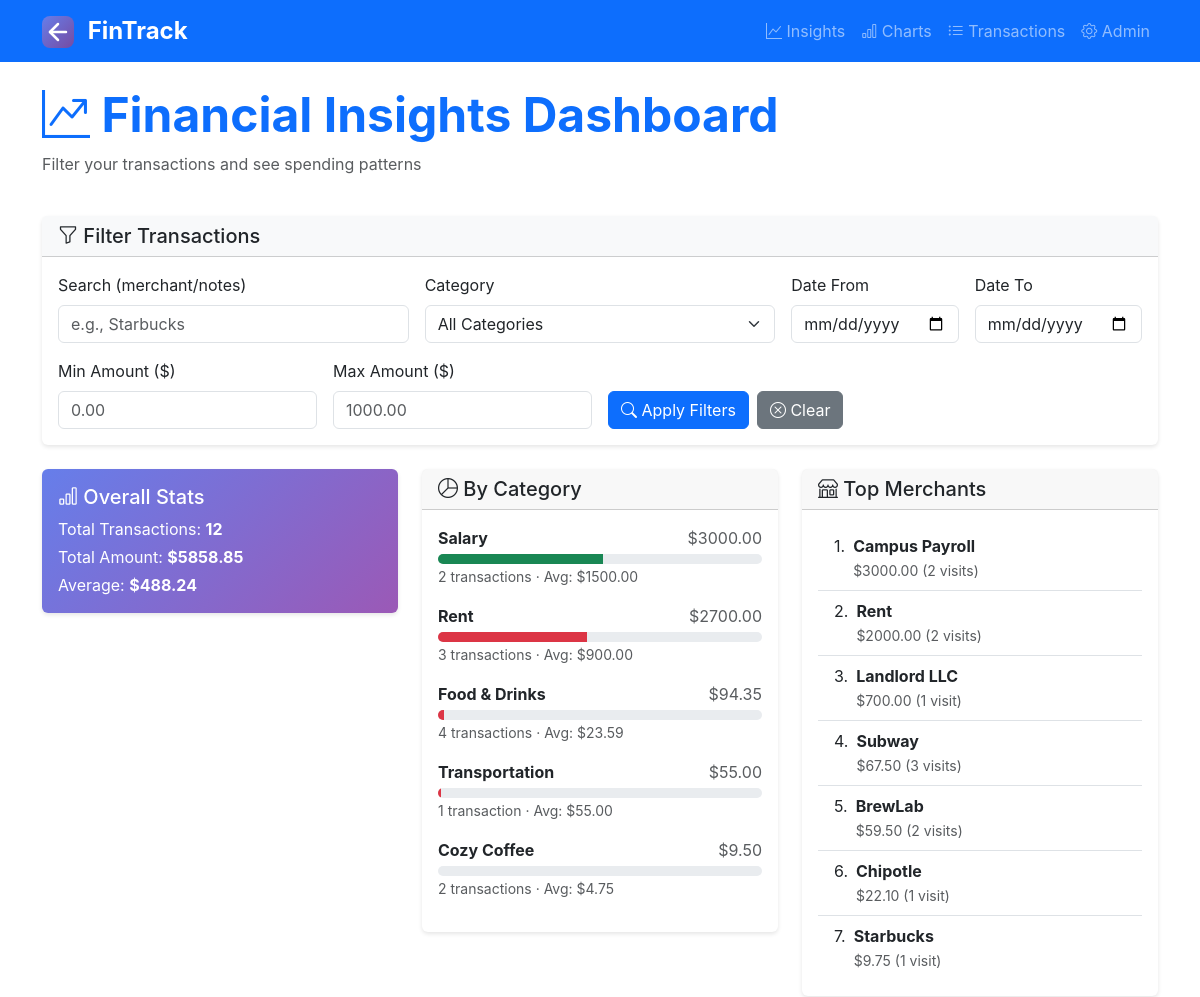
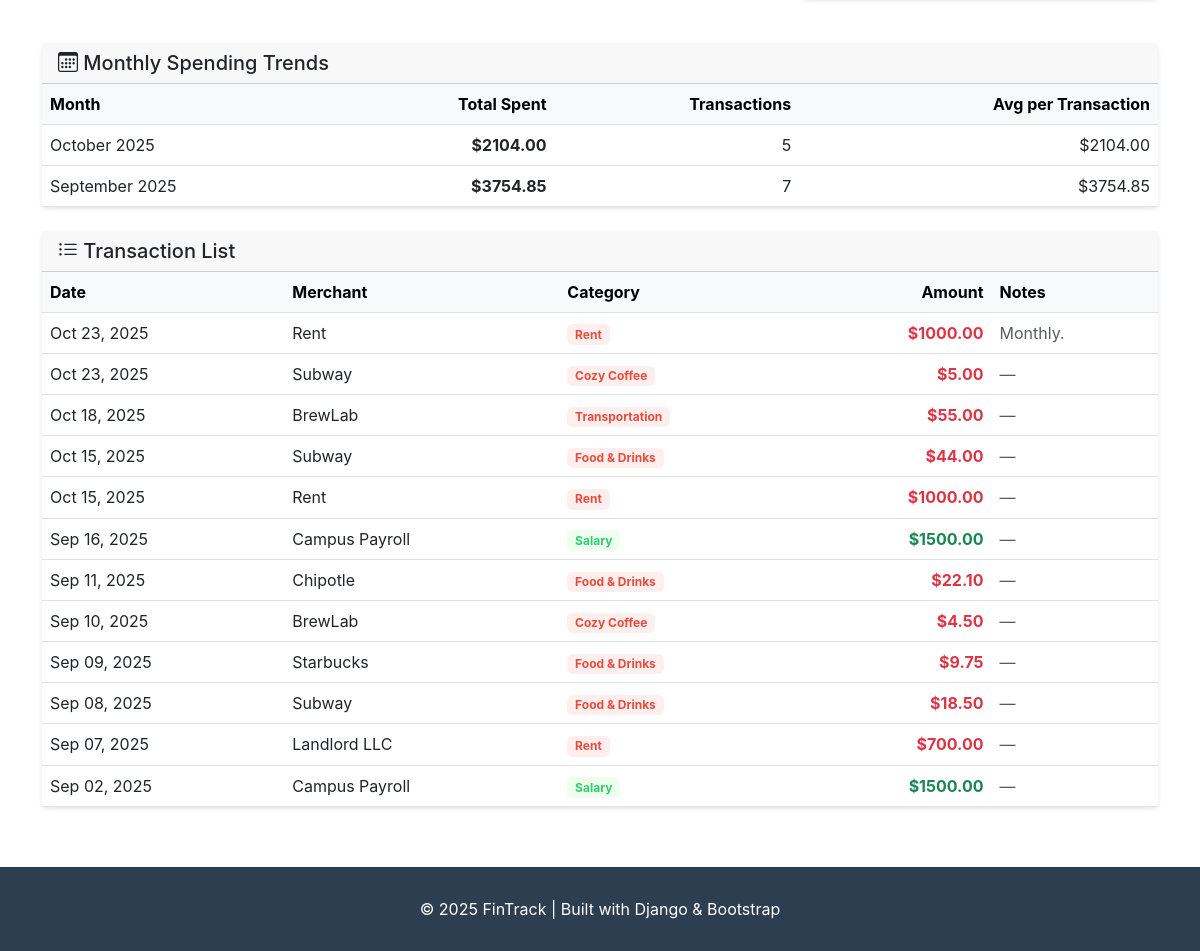
/insights/, run on the app's committed database (2 pictures, top to bottom).
### tracker/models.py (models this page shows, shortened)
class Transaction(models.Model):
    user = models.ForeignKey(settings.AUTH_USER_MODEL, on_delete=models.CASCADE)
    category = models.ForeignKey(Category, on_delete=models.PROTECT, related_name="transactions")
    amount = models.DecimalField(
        max_digits=12, decimal_places=2,
        validators=[MinValueValidator(0.01)]
    )
    kind = models.CharField(max_length=7, choices=Category.TYPE_CHOICES)  # EXPENSE or INCOME
    date = models.DateField(default=timezone.localdate)  # avoids datetime->date coercion
    merchant = models.CharField(max_length=128, blank=True)
    notes = models.TextField(blank=True)
    created_at = models.DateTimeField(auto_now_add=True)
    class Meta:
        ordering = ["-date", "-id"]
        indexes = [
            models.Index(fields=["user", "date"]),
            models.Index(fields=["user", "kind", "date"]),
        ]

class Category(models.Model):
    EXPENSE = "EXPENSE"
    INCOME = "INCOME"
    TYPE_CHOICES = [(EXPENSE, "Expense"), (INCOME, "Income")]
    user = models.ForeignKey(
        settings.AUTH_USER_MODEL, on_delete=models.CASCADE, null=True, blank=True,
        help_text="Null = global category; non-null = user-specific category."
    )
    name = models.CharField(max_length=64)
    type = models.CharField(max_length=7, choices=TYPE_CHOICES, default=EXPENSE)
    class Meta:
        constraints = [
            models.UniqueConstraint(
                fields=["user", "name", "type"],
                condition=Q(user__isnull=False),
                name="uniq_user_name_type_scoped"
            ),
            models.UniqueConstraint(
                fields=["name", "type"],
                condition=Q(user__isnull=True),
                name="uniq_name_type_global"
            ),
        ]
        indexes = [
            models.Index(fields=["user", "type"], name="idx_category_user_type"),
        ]
        ordering = ["type", "name"]

### tracker/views.py (the view)
# urls.py: path("insights/", views.TransactionInsightsView.as_view(), name="transaction_insights"),
class TransactionInsightsView(ListView):
    model = Transaction
    template_name = 'tracker/transaction_insights.html'
    context_object_name = 'transactions'
    paginate_by = 50
    def get_queryset(self):
        queryset = Transaction.objects.select_related('category', 'user').all()
        search_query = self.request.GET.get('q', '')
        category_filter = self.request.GET.get('category', '')
        date_from = self.request.GET.get('date_from', '')
        date_to = self.request.GET.get('date_to', '')
        min_amount = self.request.GET.get('min_amount', '')
        max_amount = self.request.GET.get('max_amount', '')
        if search_query:
            queryset = queryset.filter(
                Q(merchant__icontains=search_query) |
                Q(notes__icontains=search_query)
            )
        if category_filter:
            queryset = queryset.filter(category__id=category_filter)
        if date_from:
            queryset = queryset.filter(date__gte=date_from)
        if date_to:
            queryset = queryset.filter(date__lte=date_to)
        if min_amount:
            queryset = queryset.filter(amount__gte=Decimal(min_amount))
        if max_amount:
            queryset = queryset.filter(amount__lte=Decimal(max_amount))
        return queryset.order_by('-date')
    def get_context_data(self, **kwargs):
        context = super().get_context_data(**kwargs)
        context['search_query'] = self.request.GET.get('q', '')
        context['category_filter'] = self.request.GET.get('category', '')
        context['date_from'] = self.request.GET.get('date_from', '')
        context['date_to'] = self.request.GET.get('date_to', '')
        context['min_amount'] = self.request.GET.get('min_amount', '')
        context['max_amount'] = self.request.GET.get('max_amount', '')
        context['categories'] = Category.objects.all()
        has_filters = any([
            context['search_query'],
            context['category_filter'],
            context['date_from'],
            context['date_to'],
            context['min_amount'],
            context['max_amount'],
        ])
        context['has_filters'] = has_filters
        filtered_qs = self.get_queryset()
        totals = filtered_qs.aggregate(
            total_transactions=Count('id'),
            total_spent=Sum('amount'),
            average_transaction=Avg('amount'),
        )
        context['total_transactions'] = totals['total_transactions'] or 0
        context['total_spent'] = totals['total_spent'] or Decimal('0.00')
        context['average_transaction'] = totals['average_transaction'] or Decimal('0.00')
        category_breakdown = filtered_qs.values(
            'category__name',
            'category__type'
        ).annotate(
            total=Sum('amount'),
            count=Count('id'),
            avg_amount=Avg('amount')
        ).order_by('-total')
        context['category_breakdown'] = category_breakdown
        top_merchants = filtered_qs.filter(
            merchant__isnull=False
        ).exclude(
            merchant=''
        ).values('merchant').annotate(
            total_spent=Sum('amount'),
            transaction_count=Count('id')
        ).order_by('-total_spent')[:10]
        context['top_merchants'] = top_merchants
        monthly_spending = filtered_qs.annotate(
            month=TruncMonth('date')
        ).values('month').annotate(
            total=Sum('amount'),
            count=Count('id')
        ).order_by('-month')[:6]
        context['monthly_spending'] = monthly_spending
        total_for_percentage = context['total_spent']
        if total_for_percentage > 0:
            for item in category_breakdown:
                item['percentage'] = (item['total'] / total_for_percentage) * 100
        return context

### templates/tracker/transaction_insights.html (shortened to what this page needs)
{% extends "tracker/base.html" %}
{% block content %}
<div class="row mb-4">
    <div class="col">
        <h1 class="display-5 fw-bold text-primary">
            <i class="bi bi-graph-up-arrow"></i> Financial Insights Dashboard
        </h1>
        <p class="text-muted">Filter your transactions and see spending patterns</p>
    </div>
</div>
<div class="card mb-4">
    <div class="card-header bg-light">
        <h5 class="mb-0"><i class="bi bi-funnel"></i> Filter Transactions</h5>
    </div>
    <div class="card-body">
        <form method="get">
            <div class="row g-3">
                <div class="col-md-4">
                    <label for="search" class="form-label">Search (merchant/notes)</label>
                    <input type="text" class="form-control" id="search" name="q"
                           value="{{ search_query }}" placeholder="e.g., Starbucks">
                </div>
                <div class="col-md-4">
                    <label for="category" class="form-label">Category</label>
                    <select class="form-select" id="category" name="category">
                        <option value="">All Categories</option>
                    </select>
                </div>
                <div class="col-md-2">
                    <label for="date_from" class="form-label">Date From</label>
                    <input type="date" class="form-control" id="date_from" name="date_from" value="{{ date_from }}">
                </div>
                <div class="col-md-2">
                    <label for="date_to" class="form-label">Date To</label>
                    <input type="date" class="form-control" id="date_to" name="date_to" value="{{ date_to }}">
                </div>
                <div class="col-md-3">
                    <label for="min_amount" class="form-label">Min Amount ($)</label>
                    <input type="number" step="0.01" class="form-control" id="min_amount"
                           name="min_amount" value="{{ min_amount }}" placeholder="0.00">
                </div>
                <div class="col-md-3">
                    <label for="max_amount" class="form-label">Max Amount ($)</label>
                    <input type="number" step="0.01" class="form-control" id="max_amount"
                           name="max_amount" value="{{ max_amount }}" placeholder="1000.00">
                </div>
                <div class="col-md-6 d-flex align-items-end gap-2">
                    <button type="submit" class="btn btn-primary">
                        <i class="bi bi-search"></i> Apply Filters
                    </button>
                    <a href="{% url 'transaction_insights' %}" class="btn btn-secondary">
                        <i class="bi bi-x-circle"></i> Clear
                    </a>
                </div>
            </div>
        </form>
    </div>
</div>
<div class="row mb-4">
    <div class="col-md-4">
        <div class="card stat-card text-white">
            <div class="card-body">
                <h5 class="card-title"><i class="bi bi-bar-chart"></i> Overall Stats</h5>
                <p class="mb-1">Total Transactions: <strong>{{ total_transactions }}</strong></p>
                <p class="mb-1">Total Amount: <strong>${{ total_spent|floatformat:2 }}</strong></p>
                <p class="mb-0">Average: <strong>${{ average_transaction|floatformat:2 }}</strong></p>
            </div>
        </div>
    </div>
    <div class="col-md-4">
        <div class="card">
            <div class="card-header">
                <h5 class="mb-0"><i class="bi bi-pie-chart"></i> By Category</h5>
            </div>
            <div class="card-body">
                {% if category_breakdown %}
                    {% for item in category_breakdown %}
                    <div class="mb-3">
                        <div class="d-flex justify-content-between mb-1">
                            <span class="fw-bold">{{ item.category__name }}</span>
                            <span class="text-muted">${{ item.total|floatformat:2 }}</span>
                        </div>
                        <div class="progress">
                            <div class="progress-bar {% if item.category__type == 'EXPENSE' %}bg-danger{% else %}bg-success{% endif %}"
                                 role="progressbar"
                                 style="width: {{ item.percentage|floatformat:0 }}%"
                                 aria-valuenow="{{ item.percentage|floatformat:0 }}"
                                 aria-valuemin="0"
                                 aria-valuemax="100">
                            </div>
                        </div>
                        <small class="text-muted">
                            {{ item.count }} transaction{{ item.count|pluralize }} · Avg: ${{ item.avg_amount|floatformat:2 }}
                        </small>
                    </div>
                    {% endfor %}
                {% else %}
                    <p class="text-muted fst-italic">No categories to display</p>
                {% endif %}
            </div>
        </div>
    </div>
    <div class="col-md-4">
        <div class="card">
            <div class="card-header">
                <h5 class="mb-0"><i class="bi bi-shop"></i> Top Merchants</h5>
            </div>
            <div class="card-body">
                {% if top_merchants %}
                    <ol class="list-group list-group-numbered list-group-flush">
                    {% for merchant in top_merchants %}
                        <li class="list-group-item d-flex justify-content-between align-items-start">
                            <div class="ms-2 me-auto">
                                <div class="fw-bold">{{ merchant.merchant }}</div>
                                <small class="text-muted">
                                    ${{ merchant.total_spent|floatformat:2 }}
                                    ({{ merchant.transaction_count }} visit{{ merchant.transaction_count|pluralize }})
                                </small>
                            </div>
                        </li>
                    {% endfor %}
                    </ol>
                {% else %}
                    <p class="text-muted fst-italic">No merchant data available</p>
                {% endif %}
            </div>
        </div>
    </div>
</div>
{% if monthly_spending %}
<div class="card mb-4">
    <div class="card-header">
        <h5 class="mb-0"><i class="bi bi-calendar3"></i> Monthly Spending Trends</h5>
    </div>
    <div class="card-body p-0">
        <div class="table-responsive">
            <table class="table table-hover mb-0">
                <thead class="table-light">
                    <tr>
                        <th>Month</th>
                        <th class="text-end">Total Spent</th>
                        <th class="text-end">Transactions</th>
                        <th class="text-end">Avg per Transaction</th>
                    </tr>
                </thead>
                <tbody>
                    {% for month in monthly_spending %}
                    <tr>
                        <td>{{ month.month|date:"F Y" }}</td>
                        <td class="text-end fw-bold">${{ month.total|floatformat:2 }}</td>
                        <td class="text-end">{{ month.count }}</td>
                        <td class="text-end">${{ month.total|floatformat:2|default:"0.00" }}</td>
                    </tr>
                    {% endfor %}
                </tbody>
            </table>
        </div>
    </div>
</div>
{% endif %}
<div class="card">
    <div class="card-header">
        <h5 class="mb-0"><i class="bi bi-list-ul"></i> Transaction List</h5>
    </div>
    <div class="card-body p-0">
        <div class="table-responsive">
            <table class="table table-hover mb-0">
                <thead class="table-light">
                    <tr>
                        <th>Date</th>
                        <th>Merchant</th>
                        <th>Category</th>
                        <th class="text-end">Amount</th>
                        <th>Notes</th>
                    </tr>
                </thead>
                <tbody>
                    {% for transaction in transactions %}
                    <tr>
                        <td>{{ transaction.date|date:"M d, Y" }}</td>
                        <td>{{ transaction.merchant|default:"—" }}</td>
                        <td>
                            <span class="badge {% if transaction.category.type == 'EXPENSE' %}expense-badge{% else %}income-badge{% endif %}">
                                {{ transaction.category.name }}
                            </span>
                        </td>
                        <td class="text-end fw-bold {% if transaction.category.type == 'EXPENSE' %}text-danger{% else %}text-success{% endif %}">
                            ${{ transaction.amount|floatformat:2 }}
                        </td>
                        <td class="text-muted">{{ transaction.notes|truncatewords:10|default:"—" }}</td>
                    </tr>
                    {% endfor %}
                </tbody>
            </table>
        </div>
    </div>
</div>
{% endblock %}

### static/tracker/css/custom.css (style rules this page uses)
:root { --primary-color: #667eea; --primary-dark: #764ba2; --success-color: #2ecc71; --danger-color: #e74c3c; --warning-color: #f39c12; --info-color: #9b59b6; --dark-bg: #2c3e50; --light-bg: #f8f9fa; --card-shadow: 0 2px 4px rgba(0,0,0,0.1); }
body { font-family: 'Inter', -apple-system, BlinkMacSystemFont, 'Segoe UI', sans-serif; }
.card { border: none; box-shadow: var(--card-shadow); margin-bottom: 20px; }
.stat-card { background: linear-gradient(135deg, var(--primary-color) 0%, var(--info-color) 100%); color: white; }
.expense-badge { background-color: #fee; color: var(--danger-color); }
.income-badge { background-color: #efe; color: var(--success-color); }
.progress { height: 10px; }

### data on the page
Transaction: merchant "Landlord LLC", total_spent "700.00", transaction_count "1"
Transaction: merchant "Chipotle", total_spent "22.10", transaction_count "1"
Transaction: merchant "Starbucks", total_spent "9.75", transaction_count "1"

### other printed values
{{ total_transactions }} "12"
{{ total_spent|floatformat:2 }} "5858.85"
{{ average_transaction|floatformat:2 }} "488.24"
{{ item.category__name }} "Salary" "Rent" "Food & Drinks" "Transportation" "Cozy Coffee"
{{ item.total|floatformat:2 }} "3000.00" "2700.00" "94.35" "55.00" "9.50"
{{ item.count }} "2" "3" "4" "1" "2"
{{ item.avg_amount|floatformat:2 }} "1500.00" "900.00" "23.59" "55.00" "4.75"
{{ merchant.merchant }} "Campus Payroll" "Rent" "Subway" "BrewLab"
{{ merchant.total_spent|floatformat:2 }} "3000.00" "2000.00" "67.50" "59.50"
{{ merchant.transaction_count }} "2" "2" "3" "2"
{{ month.month|date:"F Y" }} "October 2025" "September 2025"
{{ month.total|floatformat:2 }} "2104.00" "3754.85"
{{ month.count }} "5" "7"
{{ month.total|floatformat:2|default:"0.00" }} "2104.00" "3754.85"
